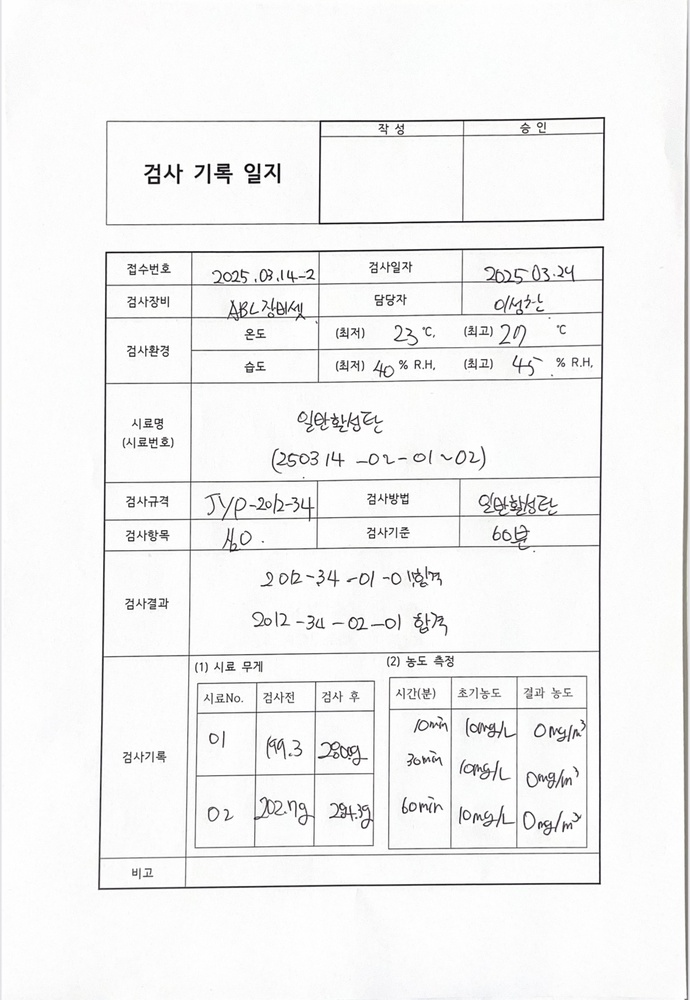
#> input picture data/raw_forms/IMG_9119.jpeg, 690 x 1000 px, shrunk from 1170 x 1696 before the run
$ python -i preprocess.py   (imports and definitions only)
#> lines starting #> are read from the running program, lines starting #| are printed output that depends on the picture; after the words box and inside, x2 and y2 are one past the last pixel; in counts of white or black regions, pixels touching at a corner belong together
#> in preprocess_pipeline, image is the input picture: shape (1000, 690, 3); mean B, G, R 243.4, 243.4, 243.5
# 📁 preprocess.py
import cv2
import numpy as np

class ImagePreprocessor:
    """품질검사서 이미지 전처리 클래스"""

    def __init__(self):
        pass

    def grayscale(self, image):
        """그레이스케일 변환"""
        return cv2.cvtColor(image, cv2.COLOR_BGR2GRAY)

    def remove_noise(self, image):
        """노이즈 제거 - 미디안 블러"""
        return cv2.medianBlur(image, 3)
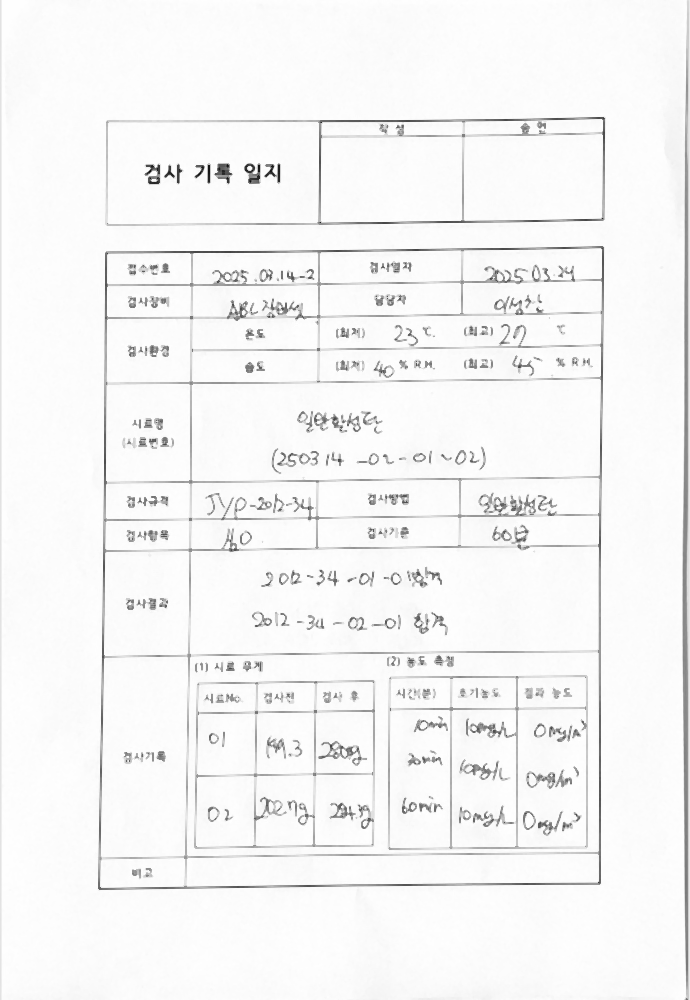
#> returned value: shape (1000, 690); min 12, max 255, mean 245.3

    def binarize(self, image):
        """이진화 - Otsu 방식"""
        _, binary = cv2.threshold(
            image, 0, 255,
            cv2.THRESH_BINARY + cv2.THRESH_OTSU
        )
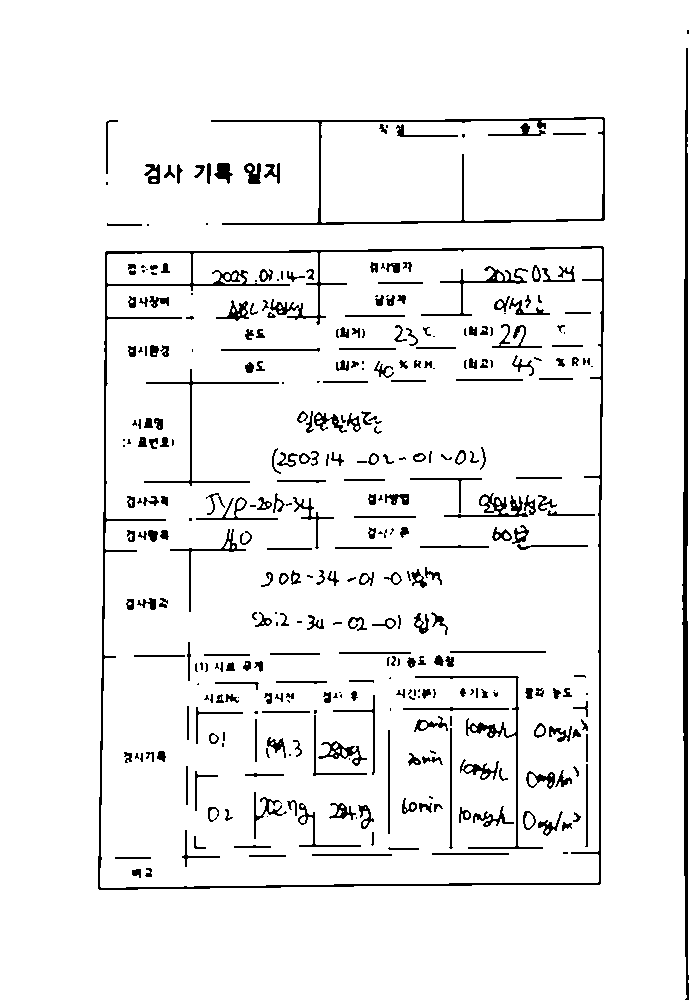
#> binary: shape (1000, 690); 94.3% white; black in thin lines or dots, all inside (x1, y1, x2, y2) = (98, 30, 689, 1000)
        return binary

    # [19 lines of commented-out code are left out]

    def preprocess_pipeline(self, image_path):
        """전체 전처리 파이프라인"""
        image = cv2.imread(image_path)
        gray = self.grayscale(image)
        denoised = self.remove_noise(gray)
        deskewed = self.binarize(denoised)
        # deskewed = self.deskew(binary)
        return deskewed

# [5 lines of commented-out code are left out]

>>> result = ImagePreprocessor().preprocess_pipeline('../data/raw_forms/IMG_9119.jpeg')

$ run again, on data/raw_forms/IMG_9120.jpeg
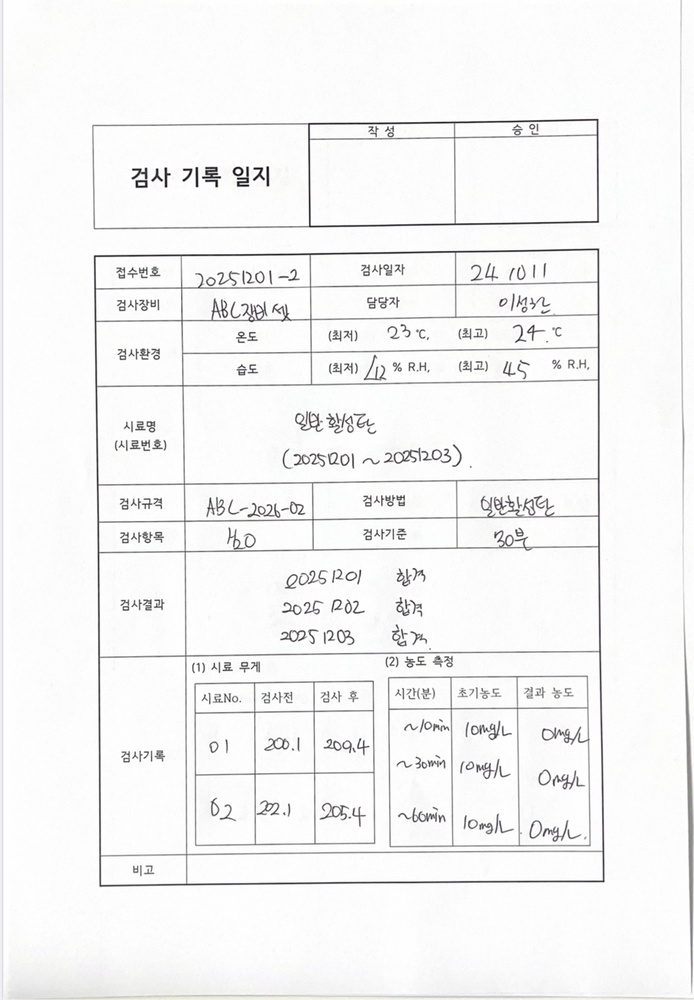
#> input picture data/raw_forms/IMG_9120.jpeg, 694 x 1000 px, shrunk from 1094 x 1576 before the run
#> in preprocess_pipeline, image is the input picture: shape (1000, 694, 3); mean B, G, R 244.8, 244.9, 244.9
#> in binarize, `_, binary = cv2.threshold( image, 0, 255, cv2.THRESH_BINARY + cv2.THRE..`:
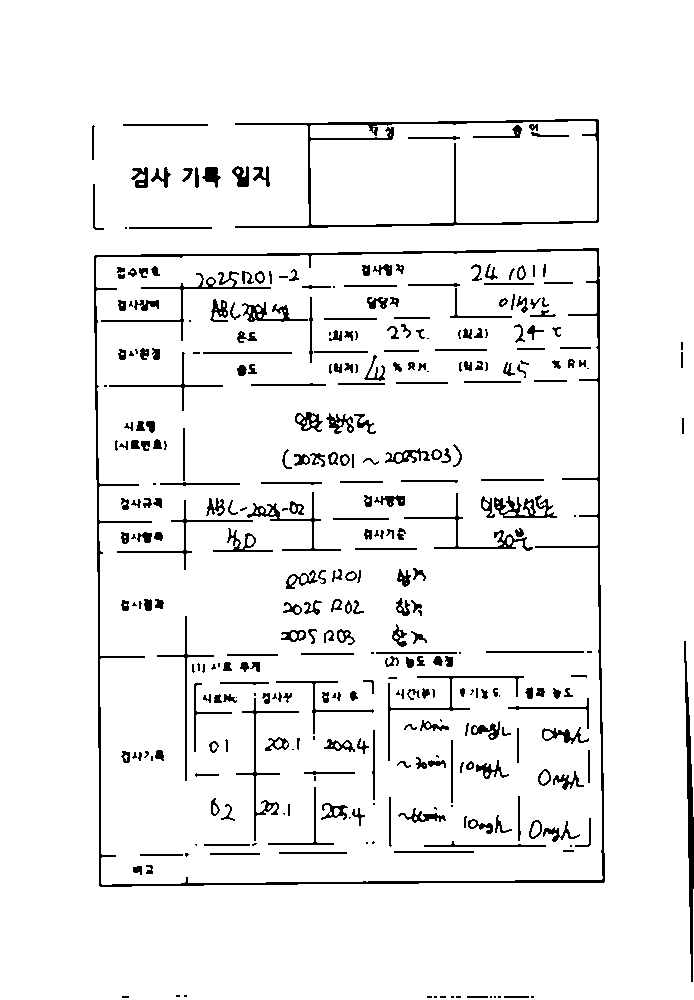
#> binary: shape (1000, 694); 94.3% white; black in thin lines or dots, all inside (x1, y1, x2, y2) = (92, 119, 694, 998)

$ run again, on data/raw_forms/IMG_9121.jpeg
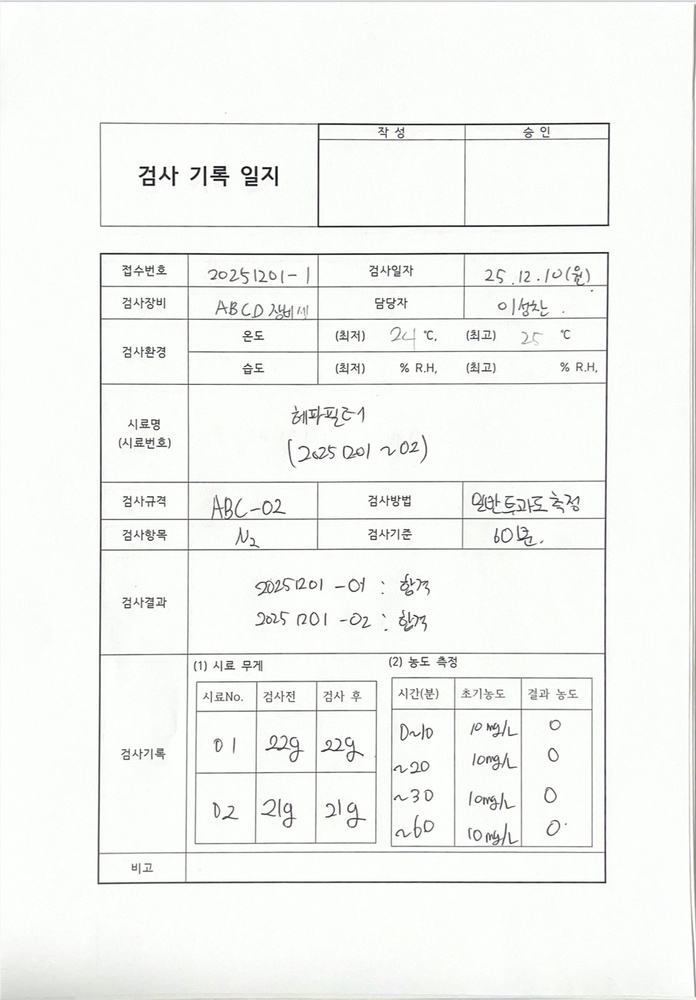
#> input picture data/raw_forms/IMG_9121.jpeg, 696 x 1000 px, shrunk from 1094 x 1572 before the run
#> in preprocess_pipeline, image is the input picture: shape (1000, 696, 3); mean B, G, R 243.2, 245.9, 244.2
#> in remove_noise, `return cv2.medianBlur(image, 3)`:
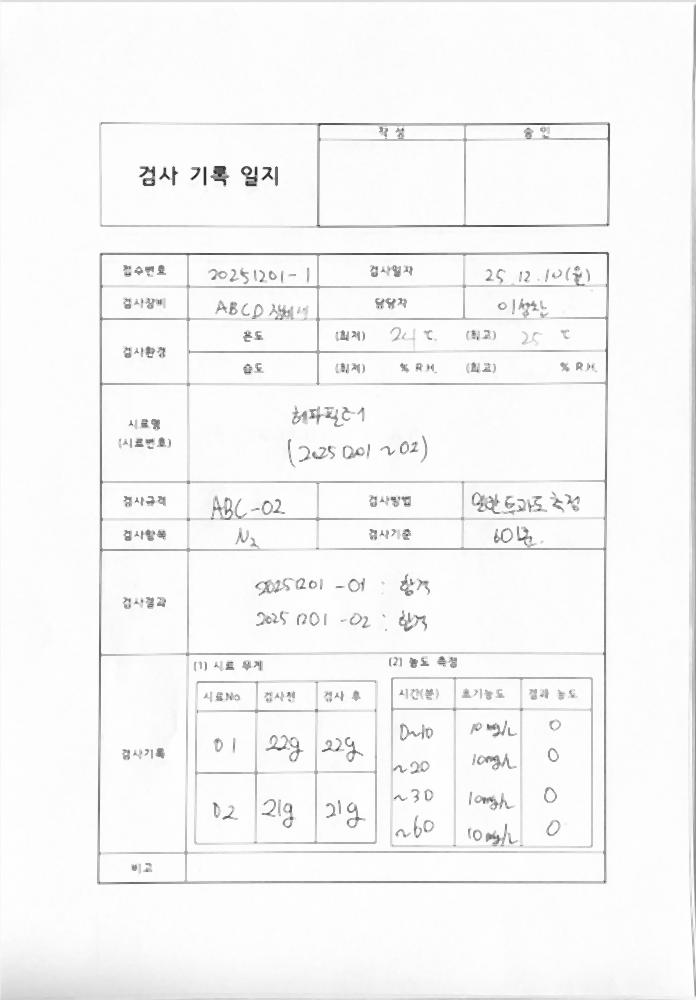
#> returned value: shape (1000, 696); min 29, max 255, mean 246.6
#> in binarize, `_, binary = cv2.threshold( image, 0, 255, cv2.THRESH_BINARY + cv2.THRE..`:
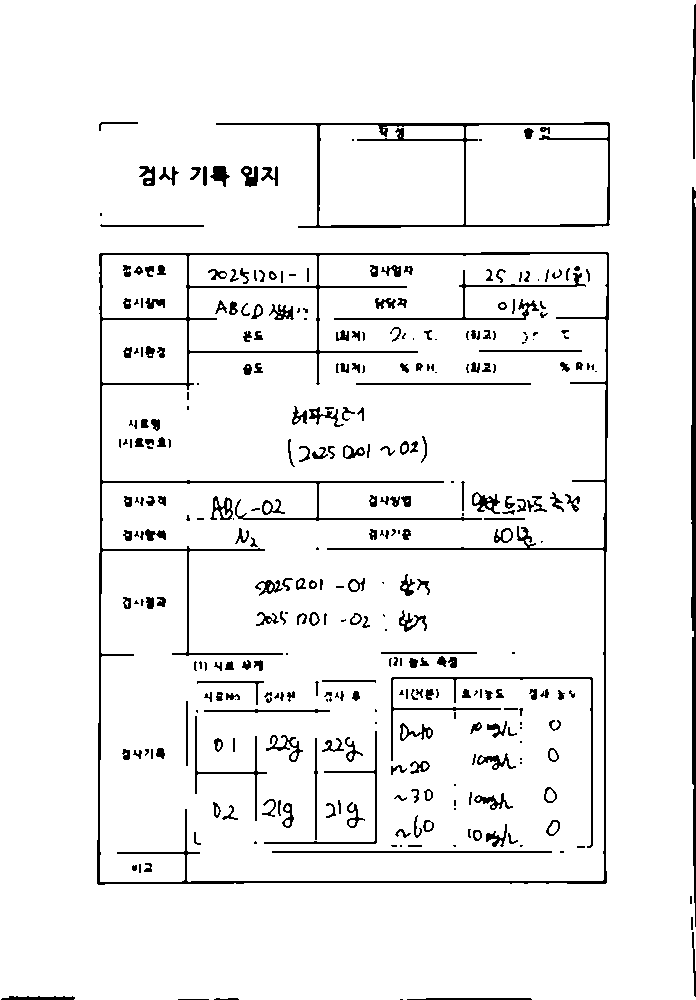
#> binary: shape (1000, 696); 94.4% white; 342 black regions (99 under 20 px), largest, box (x1, y1, x2, y2) and area: (97, 252, 609, 885) 10270, (216, 122, 610, 228) 2907, (691, 187, 696, 927) 2814

$ run again, on data/raw_forms/IMG_9122.jpeg
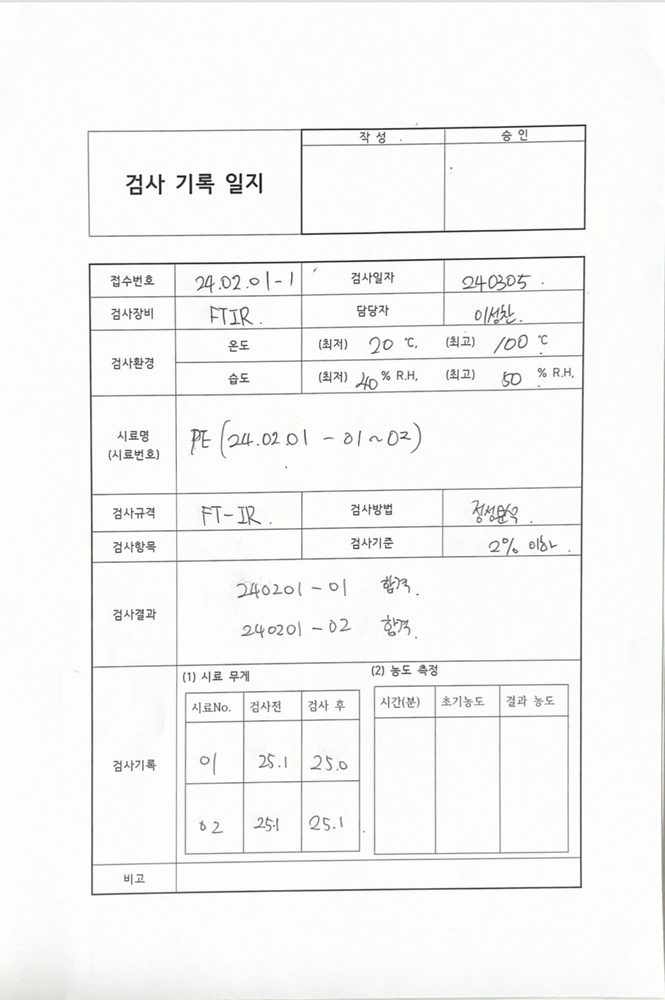
#> input picture data/raw_forms/IMG_9122.jpeg, 665 x 1000 px, shrunk from 1043 x 1568 before the run
#> in preprocess_pipeline, image is the input picture: shape (1000, 665, 3); mean B, G, R 244.3, 247, 245.2
#> in binarize, `_, binary = cv2.threshold( image, 0, 255, cv2.THRESH_BINARY + cv2.THRE..`:
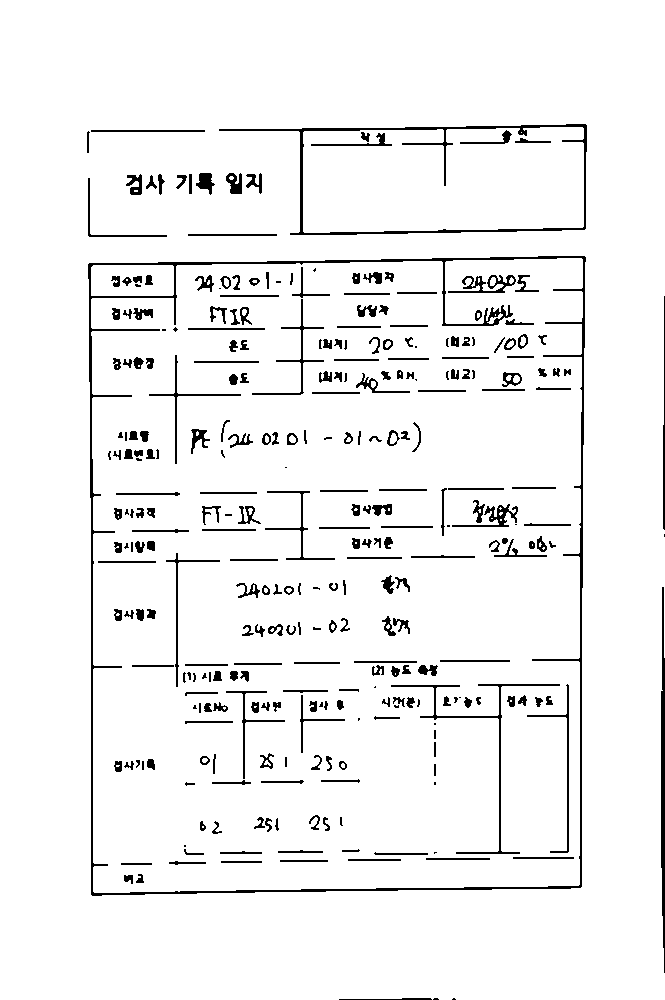
#> binary: shape (1000, 665); 94.8% white; black in thin lines or dots, all inside (x1, y1, x2, y2) = (87, 124, 665, 1000)
